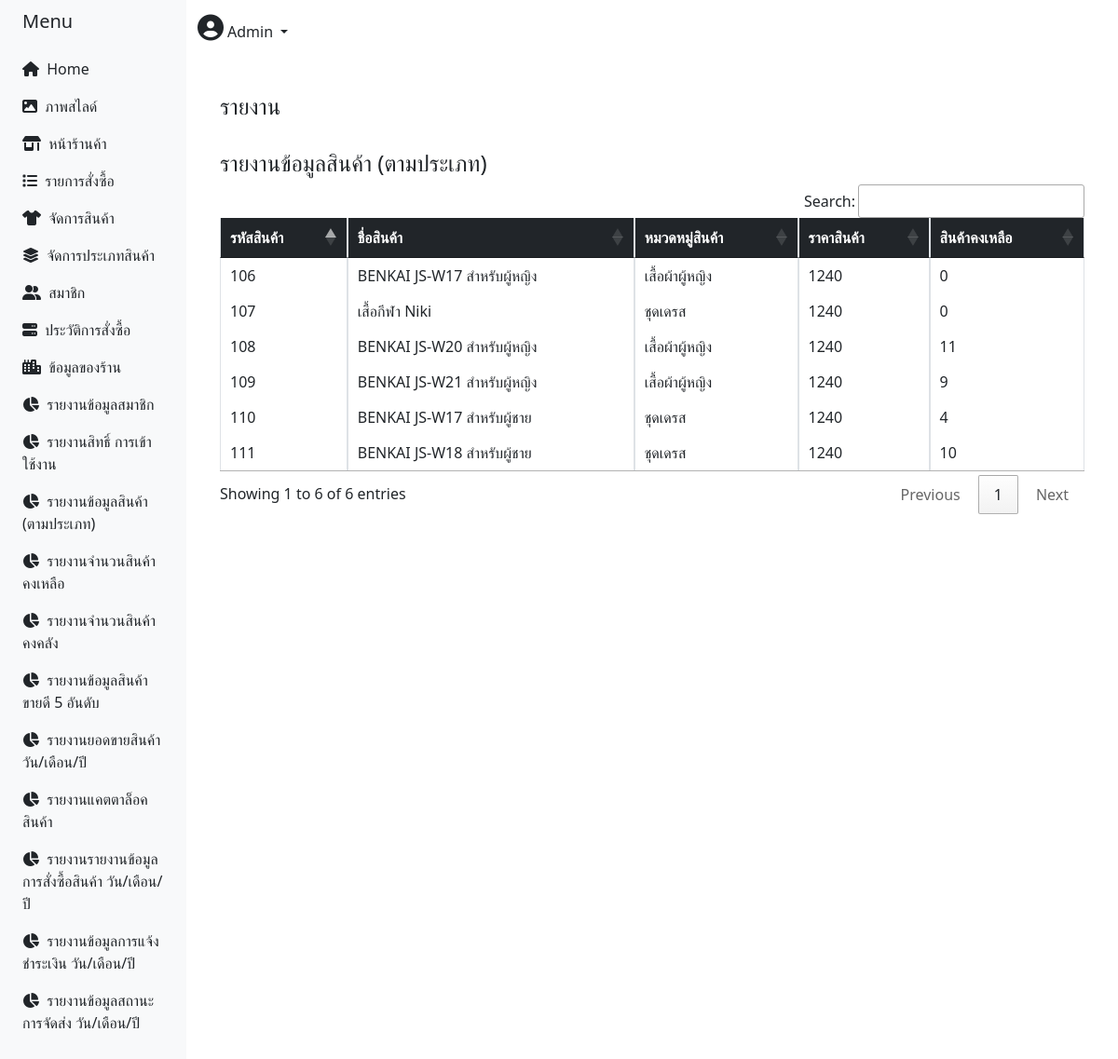
The app's page /admin/index_admin.php?p=report_product_cat (signed in) with its own data.
### tables this page shows
CREATE TABLE `product` (
  `product_id` int(11) NOT NULL,
  `category_id` int(11) NOT NULL,
  `product_name` varchar(30) NOT NULL,
  `price` double NOT NULL,
  `num` int(10) NOT NULL,
  `photo` varchar(150) NOT NULL,
  `product_status` varchar(100) NOT NULL,
  `ctgo` int(11) NOT NULL
);

CREATE TABLE `category` (
  `category_id` int(11) NOT NULL,
  `category_name` varchar(30) NOT NULL,
  `category_status` varchar(100) NOT NULL
);

### admin/report_product_cat.php (the view, shortened to what this page needs)
<?php
require_once("../config/server.php");
$sql = "SELECT a.*,b.category_name FROM `product` a JOIN category b on a.category_id = b.category_id";
$result1 = mysqli_query($conn, $sql);
?>
<head>
    <link rel="stylesheet" type="text/css" href="https://cdn.datatables.net/1.11.3/css/jquery.dataTables.css">
</head>
<?php
if (empty($_SESSION["ID"]) || $_SESSION["Userlevel"] != 1) {
    echo "<script>
    alert('โปรดเข้าสู่ระบบ  ');
    window.location.replace('../login.php');
    </script>";
} else { ?>
    <div class="content-wrapper">
        <section class="content">
            <div class="container-fluid">
                <div class="row">
                    <h4 class="mr-4 mt-4">รายงาน </h4>
                </div>
                <div class="row">
                    <div class="col-12" style="overflow-x:auto">
                        <h4 class="mr-4 mt-4">รายงานข้อมูลสินค้า (ตามประเภท)</h4>
                        <table id="report3" class="table table-bordered table-hover" style="overflow-x:auto">
                            <thead class="bg-dark text-white">
                                <th>รหัสสินค้า</th>
                                <th>ชื่อสินค้า</th>
                                <th>หมวดหมู่สินค้า</th>
                                <th>ราคาสินค้า</th>
                                <th>สินค้าคงเหลือ</th>
                            </thead>
                            <tbody>
                                <?php
                                while ($row = mysqli_fetch_array($result1)) {
                                    echo "<tr>";
                                    echo "<td> {$row['product_id']} </td>";
                                    echo "<td> {$row['product_name']} </td>";
                                    echo "<td> {$row['category_name']} </td>";
                                    echo "<td> {$row['price']} </td>";
                                    echo "<td> {$row['num']} </td>";
                                    echo "</tr>";
                                }
                                ?>
                            </tbody>
                        </table>
                    </div>
                </div>
            </div>
        </section>
    </div>
<?php } ?>

### admin/index_admin.php (style rules this page uses)
body { min-height: 100vh; overflow-x: hidden; font-family: 'Noto Sans Thai', sans-serif; }

### admin/nav_menu.php (style rules this page uses)
body { min-height: 100vh; overflow-x: hidden; font-family: 'Noto Sans Thai', sans-serif; }

### records on screen
product: product_id "106", product_name "BENKAI JS-W17 สำหรับผู้หญิง", category.category_name "เสื้อผ้าผู้หญิง", price "1240", num "0"
product: product_id "107", product_name "เสื้อกีฬา Niki", category.category_name "ชุดเดรส", price "1240", num "0"
product: product_id "108", product_name "BENKAI JS-W20 สำหรับผู้หญิง", category.category_name "เสื้อผ้าผู้หญิง", price "1240", num "11"
product: product_id "109", product_name "BENKAI JS-W21 สำหรับผู้หญิง", category.category_name "เสื้อผ้าผู้หญิง", price "1240", num "9"
product: product_id "110", product_name "BENKAI JS-W17 สำหรับผู้ชาย", category.category_name "ชุดเดรส", price "1240", num "4"
product: product_id "111", product_name "BENKAI JS-W18 สำหรับผู้ชาย", category.category_name "ชุดเดรส", price "1240", num "10"

### other values on screen
$_SESSION['Username'] "Admin"
